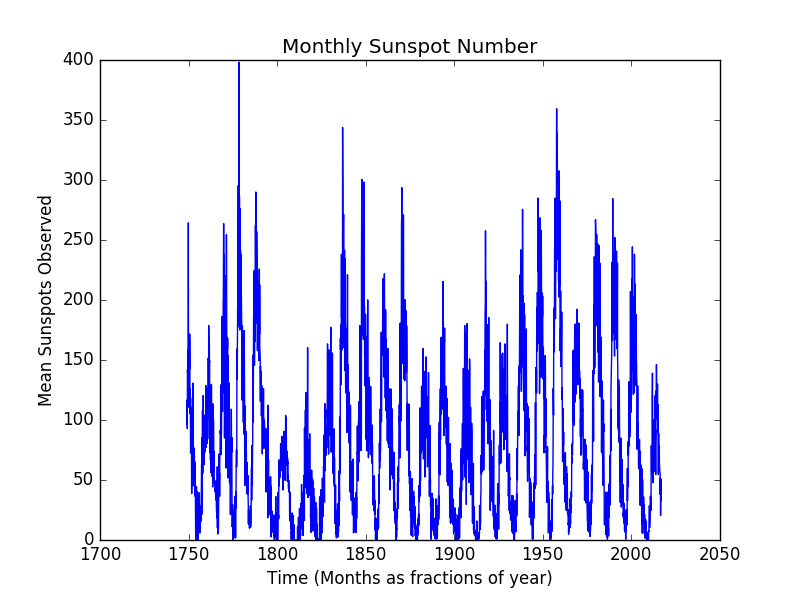

The script that saved this image:
#Emanuel Casiano-Diaz
import numpy as np
import matplotlib.pyplot as plt
from scipy.stats import linregress
from scipy.constants import pi

def linRegression(xList, yList):
	#Do (least squares)linear fitting
	slope, intercept, r_value, p_value, std_err = linregress(xList,yList)

	linFitList = np.array([])
	for x in xList:
		linFitList = np.append(linFitList, slope*x + intercept)

	return(xList,linFitList,slope,intercept,std_err)

def powerSpectra(y, t):
    yHat = np.fft.fft(y)
    power = np.absolute(yHat)
    
    time_step = 1/30
    frequencies = np.fft.fftfreq(yHat.size, time_step)
    
    return(frequencies, power)



def main():

    #Import data
    data = np.loadtxt('SN_m_tot_V2.0.txt')
    timeList = data[:,2]
    sunspotList = data[:,3]

    #Plot Monthly Sunspot Number vs Time
    plt.plot(timeList, sunspotList, 'b')
    plt.title('Monthly Sunspot Number')
    plt.xlabel('Time (Months as fractions of year)')
    plt.ylabel('Mean Sunspots Observed')
    plt.savefig('sunspots.png')
    plt.show()

    #Get linear regression values
    sunspotLinFit = linRegression(timeList, sunspotList)[1]
    m = linRegression(timeList, sunspotList)[2]
    b = linRegression(timeList, sunspotList)[3]

    #Plot original plot + linear fit
    plt.plot(timeList, sunspotList, 'b')
    plt.plot(timeList, sunspotLinFit, 'k', label='y = %f*t + %f'%(m,b))
    plt.legend(loc='best')
    plt.title('Monthly Sunspot Number (LinearFit)')
    plt.xlabel('Time (Months as fractions of year)')
    plt.ylabel('Mean Sunspots Observed')
    plt.savefig('sunspotsWfit.png')
    plt.show()
    print('Standard error is = ', linRegression(timeList,sunspotList)[4])

    #Do Fast-Fourier Transform on the data
    frequencyList = powerSpectra(sunspotList,timeList)[0]
    powerList = powerSpectra(sunspotList,timeList)[1]

    #Plot Power Spectra vs Frequencies
    plt.plot(frequencyList, powerList)
    plt.title('Power Spectra')
    plt.xlabel(r'$\omega$ ($year^{-1}$)')
    plt.ylabel('Power (arb)')
    plt.xlim(-1)
    plt.savefig('powerSpectra.png')
    plt.show()

if __name__ == '__main__':
	main()

